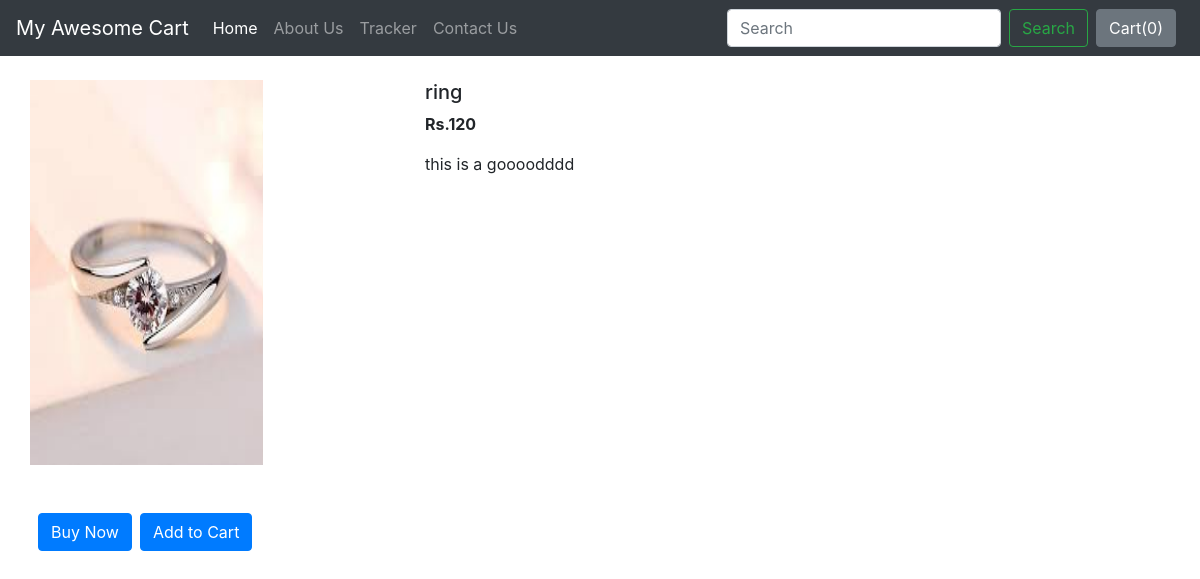
Before: /shop/products/4 with the older database file.
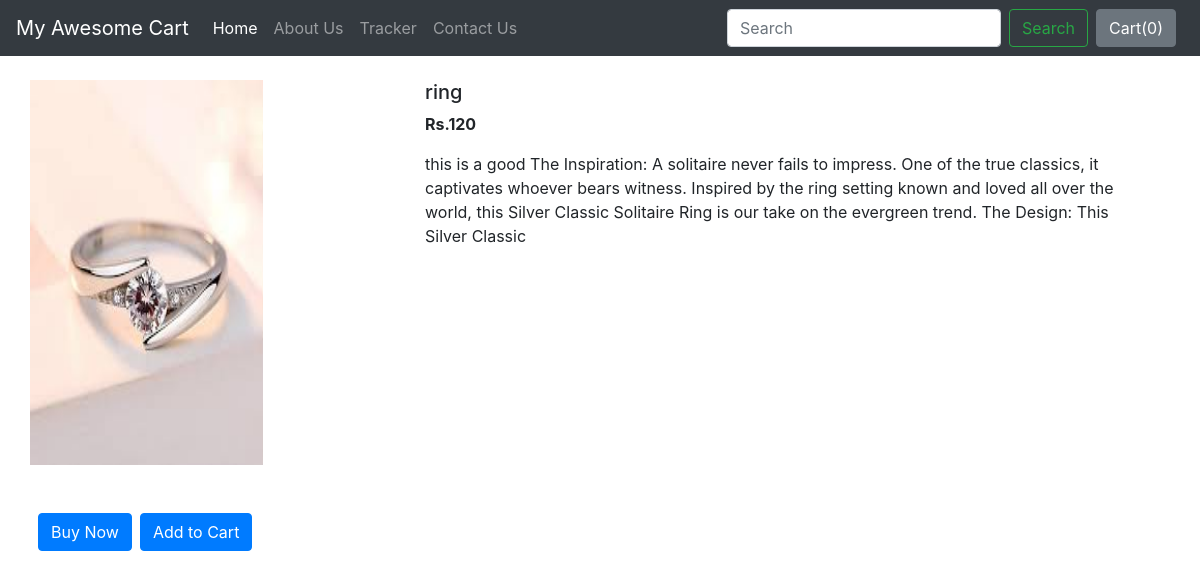
After: the same page with the newer database file.
### shop/models.py (models this page shows, shortened)
class Product(models.Model):
    product_id = models.AutoField
    product_name = models.CharField(max_length=50)
    category = models.CharField(max_length=50,default ="")
    subcategory = models.CharField(max_length=50,default="")
    price = models.IntegerField(default=0)
    desc = models.CharField(max_length=300)
    pub_date = models.DateField()
    image = models.ImageField(upload_to="shop/images",default="")

### shop/views.py (the view)
# urls.py: path("products/<int:myid>", views.productView, name="ProductView"),
def productView(request, myid):
    product = Product.objects.filter(id=myid)
    return render(request, 'shop/prodView.html', {'product':product[0]})

### shop/templates/shop/prodView.html (shortened to what this page needs)
{% extends 'shop/basic.html' %}
{% block body %}
<div class="container my-4">
    <div class="row">
    <div class="col-md-4">
        <div class="row">
            <img src="/media/{{product.image}}" width="233px" height="385px" alt="">
        </div>
        <div class="row my-5">
            <button class="btn btn-primary mx-2">Buy Now</button>
            <button class="btn btn-primary">Add to Cart </button>
        </div>
    </div>
    <div class="col md-8">
        <h5>{{product.product_name}}</h5>
        <p><b>Rs.{{product.price}} </b></p>
        <p>{{product.desc}}</p>
    </div>
</div>
</div>
{% endblock %}

Changed rows visible on the page:
changed Product "ring": desc "this is a goooodddd" → "this is a good The Inspiration: A solitaire never fails to impress. One of the true classics, it captivates whoever bears witness. Inspired by the ring setting known and loved all over the world, this Silver Classic Solitaire Ring is our take on the evergreen trend. The Design: This Silver Classic"
